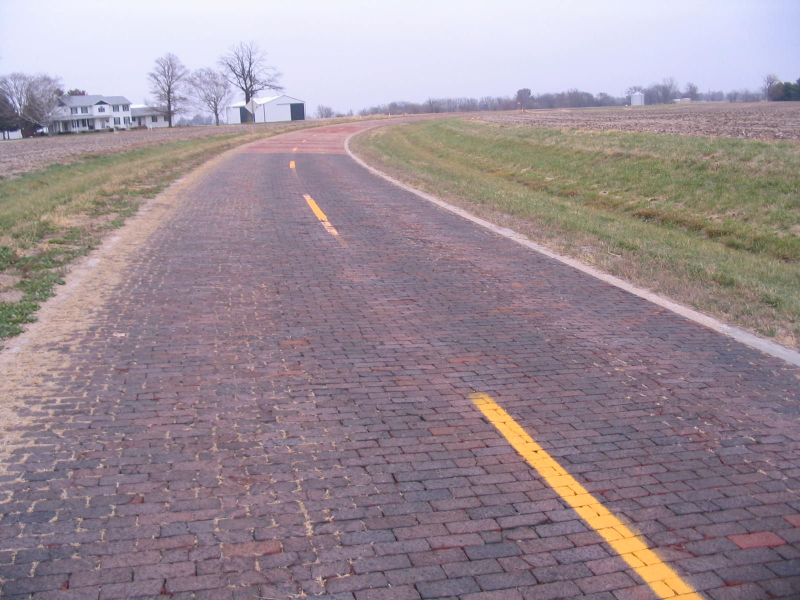
#> input picture Images/537775-L-3222752829.png, 1600 x 1200 px (shown at 1/2 size)
$ python 'honorable mention ideas.py'
#> lines starting #> are read from the running program, lines starting #| are printed output that depends on the picture; after the words box and inside, x2 and y2 are one past the last pixel; in counts of white or black regions, pixels touching at a corner belong together
import matplotlib.pyplot as plt
import math
import cv2
import numpy as np
import vgamepad as gp
import time
import pickle
import statistics as stat
from PIL import ImageGrab


def custom_pts_with_sliders(frame, framex, framey, savefile_name):
    global pts
    pts = {}
    frame_shaped = cv2.resize(frame, (960, 640))
    cv2.namedWindow('Settings')
    cv2.resizeWindow('Settings', frame_shaped.shape[0], frame_shaped.shape[1])
    # settings_window = cv2.imread('Images/BlackPixel.png')
    # settings_window = cv2.resize(settings_window, (frame_shaped.shape[0], 1))
    cv2.imshow('Custom Points', frame_shaped)
    try:
        custom_pts_old_savefile = open(savefile_name, 'rb')

        # print(pickle.load(custom_pts_old_savefile))

        i = 1

        for point in pickle.load(custom_pts_old_savefile):
            pts[f"point {i}"] = point
            i += 1
    except:
        print('Error in "TRY" above >>>>')

    # [24 lines left out: function change, not called in this run]

    i = 1

    pts_pos = {}
    for point in pts:
        j = 1
        for coordinate in point:
            if j == 1:
                cv2.createTrackbar(f"x{i}", "Settings", pts[f"point {i}"][0], framex, change)
            if j == 2:
                cv2.createTrackbar(f"y{i}", "Settings", pts[f"point {i}"][1], framey, change)
            j += 1
        i += 1
    cv2.waitKey(0)

    i = 1

    pts_pos = {}
    for point in pts:
        j = 1
        for coordinate in point:
            if j == 1:
                pts_pos[f"x{i}"] = int(cv2.getTrackbarPos(f"x{i}", "Settings"))
                # print(f"coordinate: {coordinate}, point: {point}, pts: {pts}, x: {i} j: {j}")
            if j == 2:
                pts_pos[f"y{i}"] = int(cv2.getTrackbarPos(f"y{i}", "Settings"))
                # print(f"coordinate: {coordinate}, point: {point}, pts: {pts}, y: {i} j: {j}")
            j += 1
        pts[f"point {i}"] = [pts_pos[f"x{i}"], pts_pos[f"y{i}"]]
        i += 1

    roi_test_pts = np.array(list(pts.values()))

    custom_pts_savefile = open(savefile_name, 'wb')

    pickle.dump(list(pts.values()), custom_pts_savefile)

    cv2.destroyAllWindows()

    return roi_test_pts


# Import the image for testing, and crop it
frame = cv2.imread("Images/537775-L-3222752829.png")
#> frame is the input picture: shape (1200, 1600, 3); mean B, G, R 148.7, 140.4, 154.8
# frame = cv2.imread("Images/actualFrame.png")
# cv2.imwrite('Images/actualFrame.png', frame)

# Define the Region Of Interest
roi = np.copy(frame) * 0
#> roi: shape (1200, 1600, 3); every value is 0
framey = frame.shape[0]
#> framey = 1200
framex = frame.shape[1]
#> framex = 1600

# Define the Region Of Interest
roi_adjusted_pts = custom_pts_with_sliders(frame, framex, framey, 'roi_savefile.pkl')
#> in custom_pts_with_sliders, `frame_shaped = cv2.resize(frame, (960, 640))`:
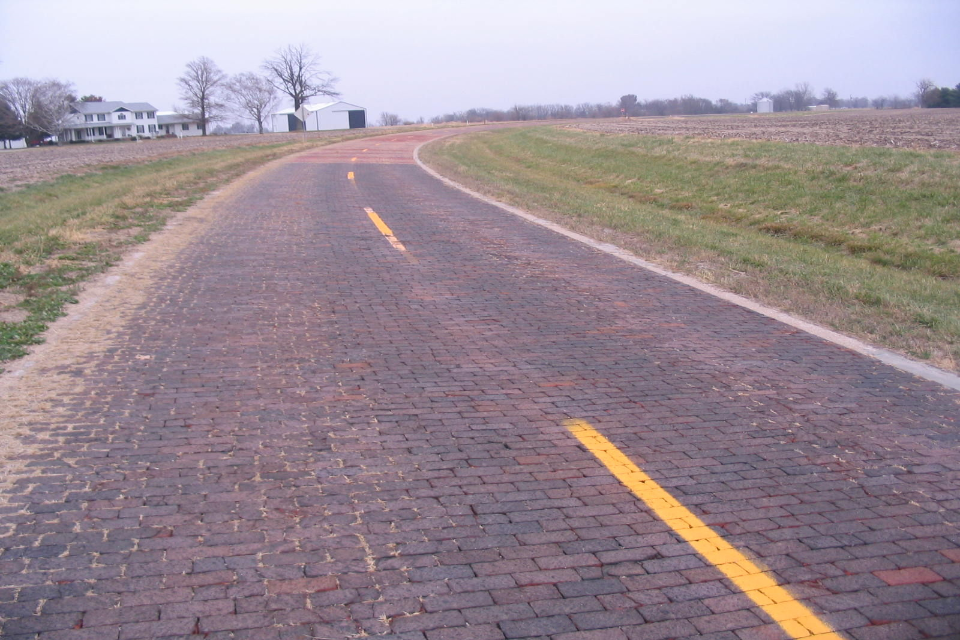
#> frame_shaped: shape (640, 960, 3); mean B, G, R 148.6, 140.3, 154.7
#> (reads roi_savefile.pkl from the repository)
#> roi_adjusted_pts = [[0, 480], [0, 275], [210, 213], [417, 208], [640, 272], [640, 480]]
roi_pts = roi_adjusted_pts
#> roi_pts has the same summary as roi_adjusted_pts
# roi_pts = np.array([[int(framex*0), int(framey*0.73242188)], [int(framex*0), int(framey*0.605)],
#                     [int(framex*0.4140625), int(framey*0.43945312)], [int(framex*0.5859375), int(framey*0.43945312)],
#                     [int(framex*1), int(framey*0.605)], [int(framex*1), int(framey*0.73142188)]])

# Make a mask of the Region Of Interest
roi_mask = cv2.fillPoly(roi, [roi_pts], (255, 255, 255))
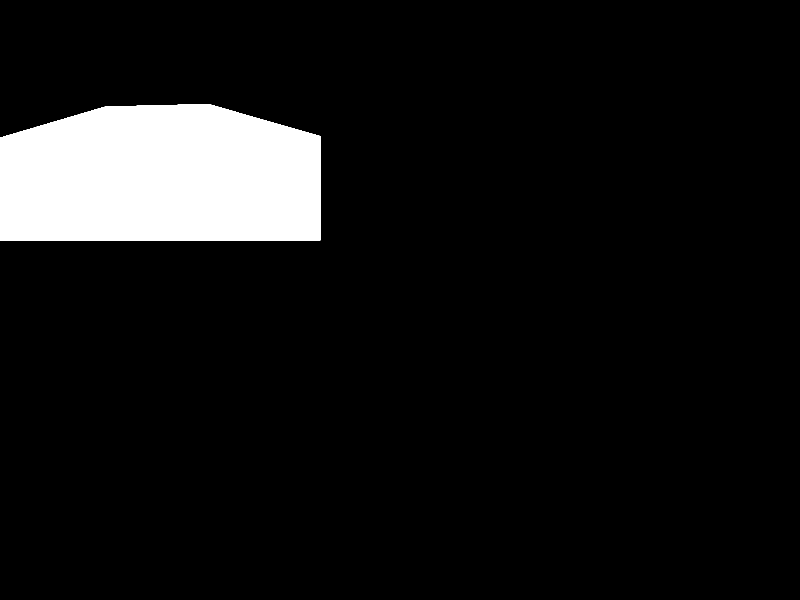
#> roi_mask: shape (1200, 1600, 3) (shown at 1/2 size); 8.3% white; 1 white region, box (x1, y1, x2, y2) and area: (0, 208, 641, 481) 159714
roi_mask = cv2.cvtColor(roi_mask, cv2.COLOR_BGR2GRAY)
cv2.resize(roi_mask, (1920, 1080))

# Define Point for the steering Arrow
arrow_pts = [int(framex*0.5), int(framey*0.29296875)]
#> arrow_pts = [800, 351]

# Define the key out effect area
mask_adjusted_pts = custom_pts_with_sliders(frame, framex, framey, 'mask_savefile.pkl')
#> (reads mask_savefile.pkl from the repository)
#> mask_adjusted_pts = [[352, 277], [515, 345], [488, 412], [167, 429]]
mask_pts = mask_adjusted_pts
#> mask_pts = [[352, 277], [515, 345], [488, 412], [167, 429]]
# mask_pts = np.array([[int(framex*0.3125), int(framey*0.78125)], [int(framex*0.390625), int(framey*0.78125)],
#                      [int(framex*0.390625), int(framey*0.87890625)], [int(framex*0.3125), int(framey*0.87890625)]])

# Start timing startup time
begin = time.time()

# Define controller
try:
#> (the run stopped early here; a loop or call above may not have finished)
